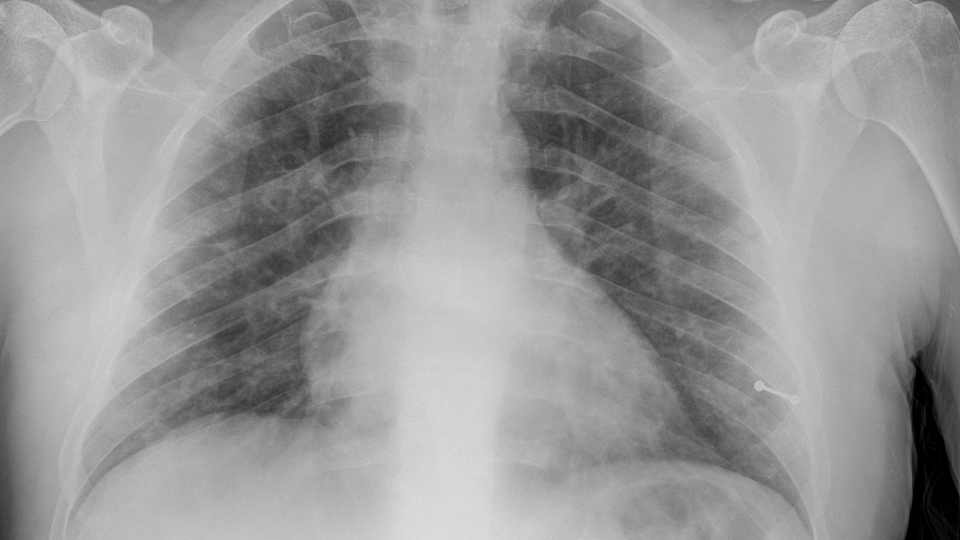
#> input picture MedicalAIPlatform/MedicalAIPlatform/wwwroot/images/stat-chest-xray.png, 1920 x 1080 px (shown at 1/2 size); its folder holds 8 pictures in this run
$ python enhance_stat_images.py
#> lines starting #> are read from the running program, lines starting #| are printed output that depends on the picture
"""Re-export stat card images with sharpening (no dataset downloads)."""
from pathlib import Path

from PIL import Image, ImageEnhance, ImageFilter, ImageOps

ROOT = Path(__file__).resolve().parents[1]
OUT = ROOT / "wwwroot" / "images"
TARGET = (1280, 720)


def enhance(pil: Image.Image) -> Image.Image:
    pil = ImageOps.autocontrast(pil.convert("RGB"), cutoff=1)
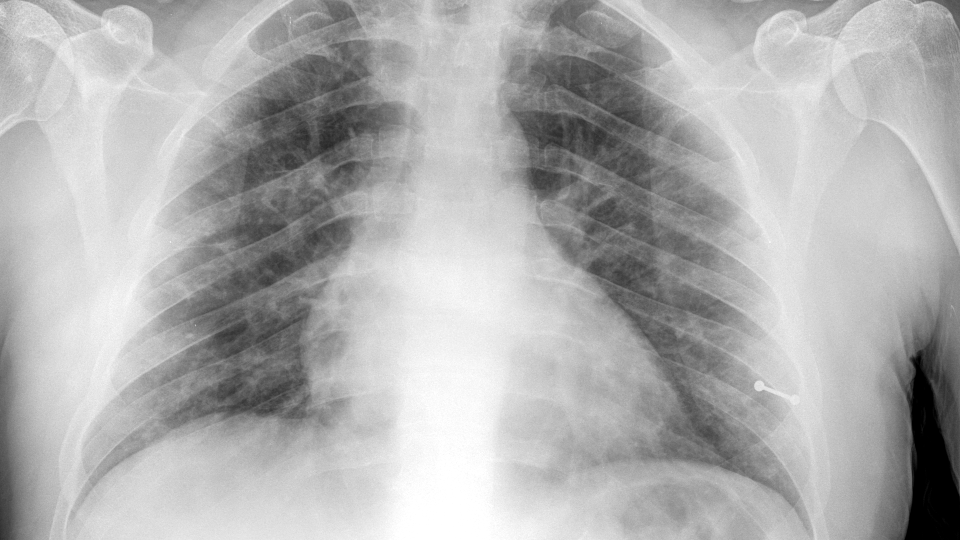
#> pil: PIL image 1920x1080 RGB (shown at 1/2 size); min 0, max 255, mean 174.7
    pil = ImageEnhance.Contrast(pil).enhance(1.16)
    pil = ImageEnhance.Sharpness(pil).enhance(1.45)
    pil = pil.resize(TARGET, Image.Resampling.LANCZOS)
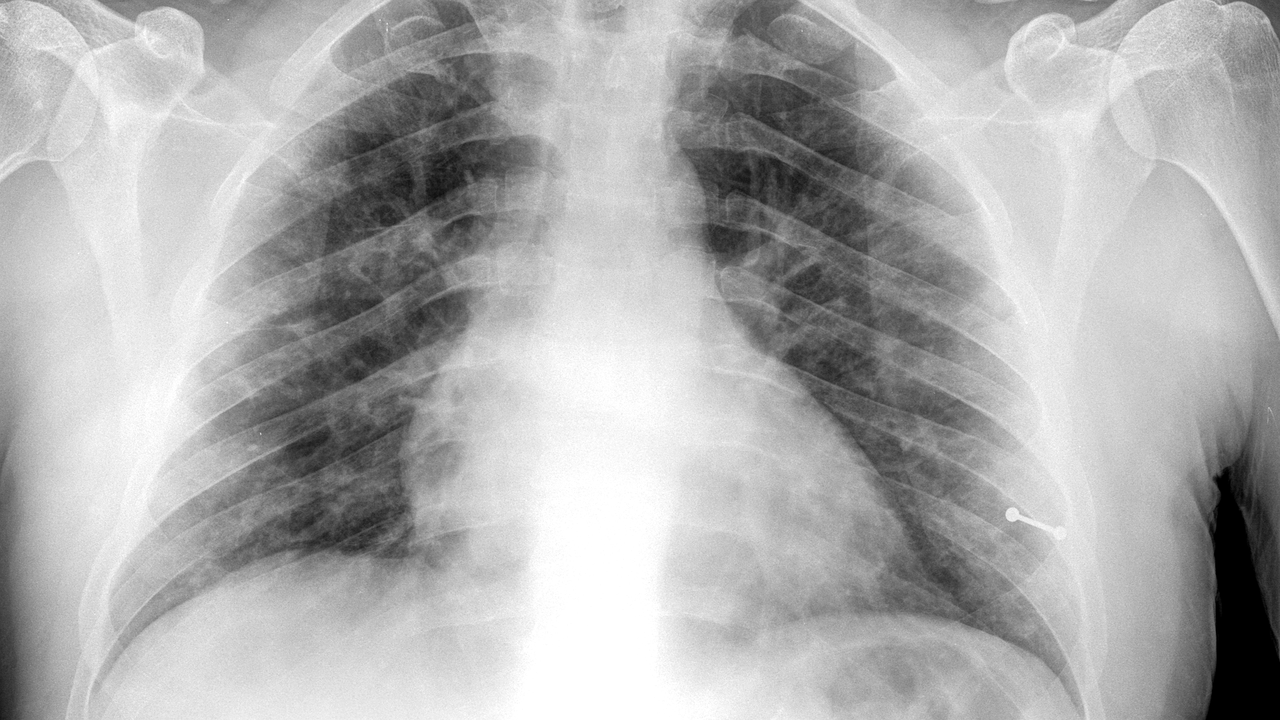
#> pil: PIL image 1280x720 RGB; min 0, max 255, mean 173.8
    return pil.filter(ImageFilter.UnsharpMask(radius=1.0, percent=160, threshold=2))


def save_enhanced(src: Path, dest: Path) -> None:
    img = enhance(Image.open(src))
    img.save(dest, format="PNG", optimize=True)
    print(f"saved {dest.name} {img.size}")
#| saved stat-chest-xray.png (1280, 720)
#> pass 2 of the loop in main, `for src_name, dest_name in mapping.items():`:
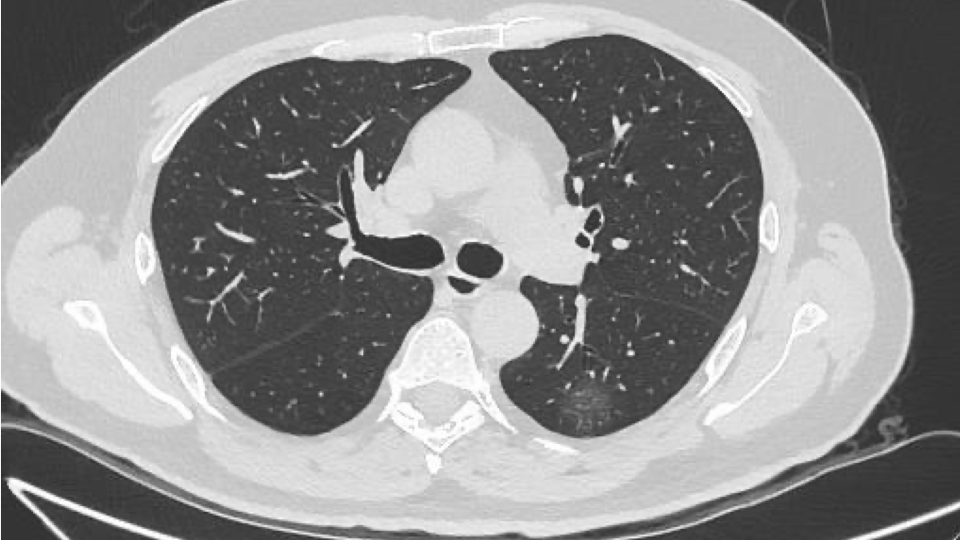
#> input picture MedicalAIPlatform/MedicalAIPlatform/wwwroot/images/stat-chest-ct.png, 1920 x 1080 px (shown at 1/2 size)
#> in enhance (call 2), `pil = ImageOps.autocontrast(pil.convert("RGB"), cutoff=1)`:
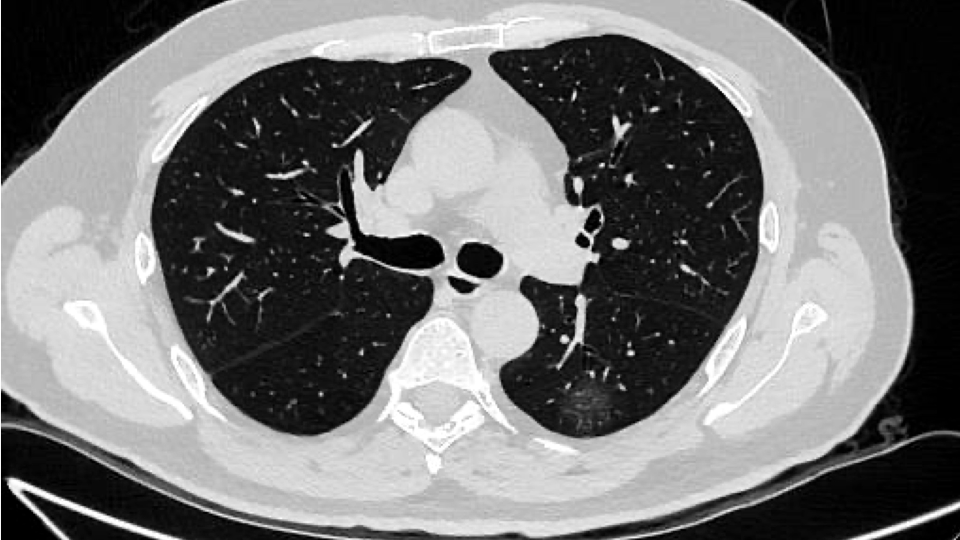
#> pil: PIL image 1920x1080 RGB (shown at 1/2 size); min 0, max 255, mean 116.1
#> in enhance (call 2), `pil = pil.resize(TARGET, Image.Resampling.LANCZOS)`:
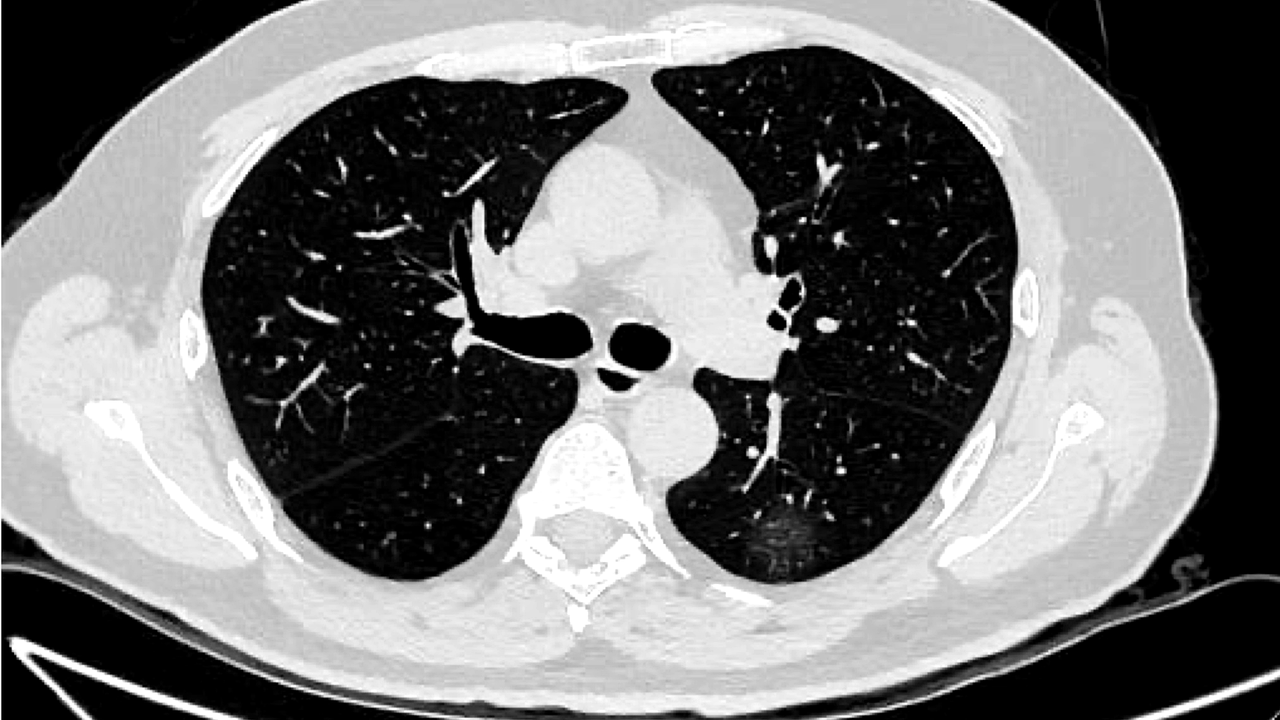
#> pil: PIL image 1280x720 RGB; min 0, max 255, mean 117.3
#| saved stat-chest-ct.png (1280, 720)
#> pass 3 of the loop in main, `for src_name, dest_name in mapping.items():`:
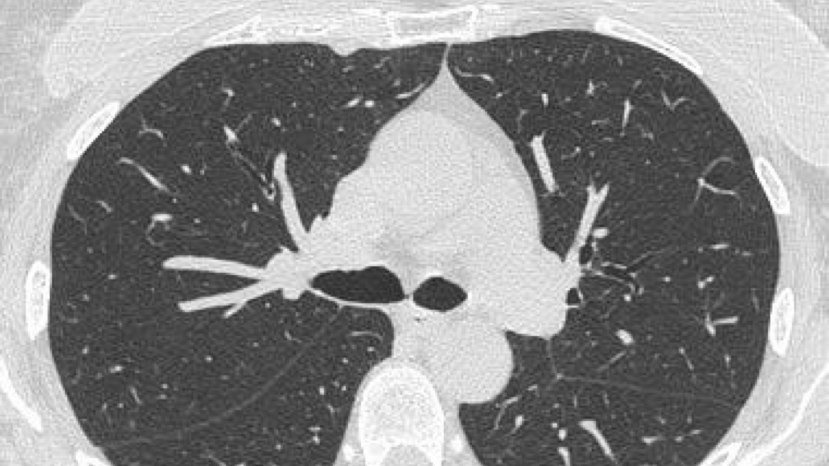
#> input picture MedicalAIPlatform/MedicalAIPlatform/wwwroot/images/stat-lung-ct.png, 1657 x 932 px (shown at 1/2 size)
#> in enhance (call 3), `pil = ImageOps.autocontrast(pil.convert("RGB"), cutoff=1)`:
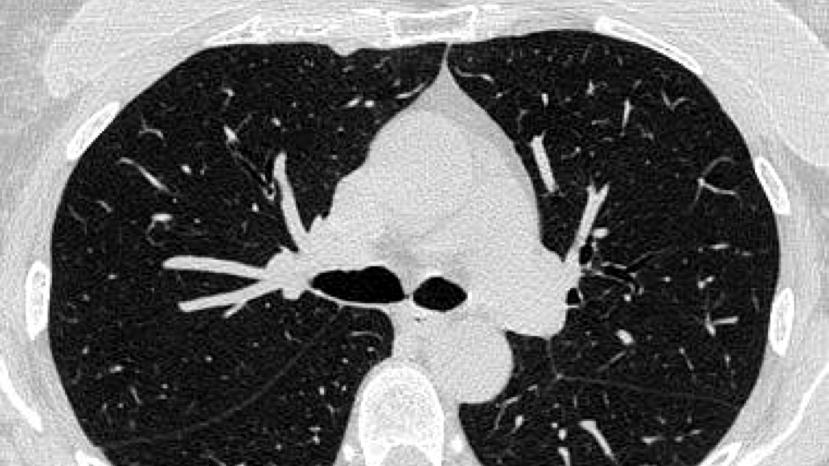
#> pil: PIL image 1657x932 RGB (shown at 1/2 size); min 0, max 255, mean 108.9
#> in enhance (call 3), `pil = pil.resize(TARGET, Image.Resampling.LANCZOS)`:
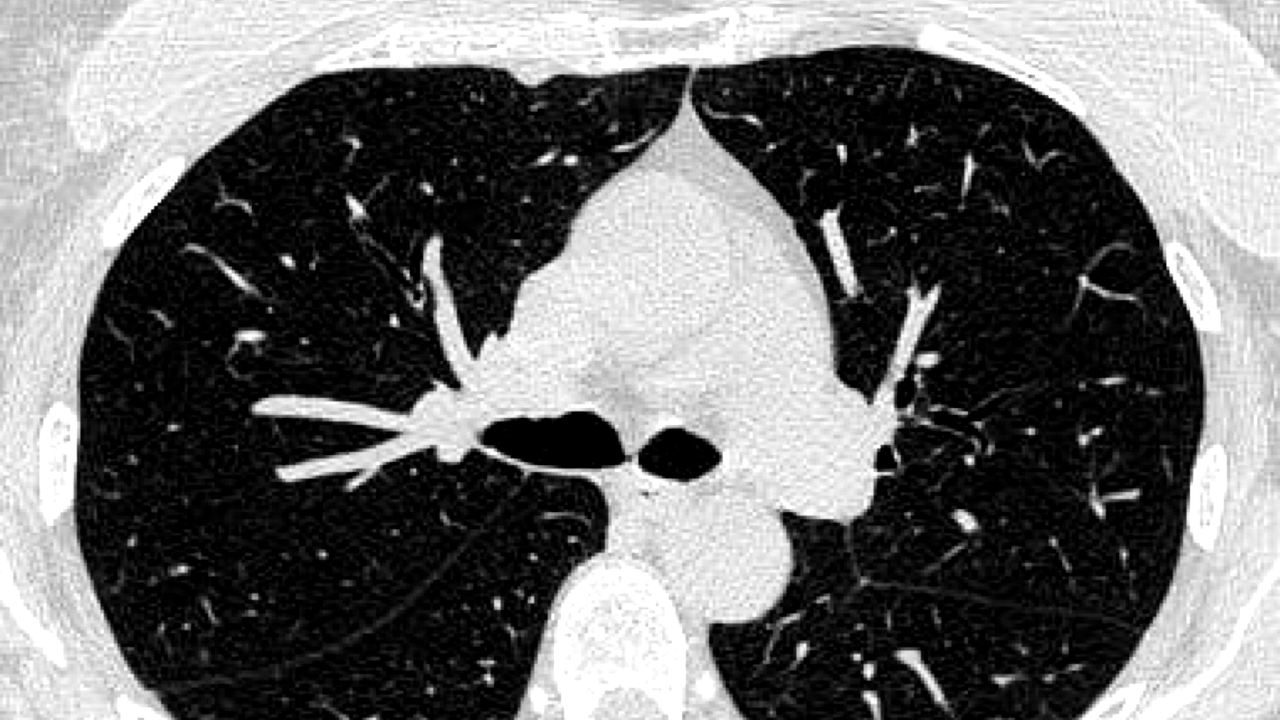
#> pil: PIL image 1280x720 RGB; min 0, max 255, mean 108.6
#| saved stat-lung-ct.png (1280, 720)


def save_workstation(src: Path, dest: Path) -> None:
    im = Image.open(src).convert("RGB")
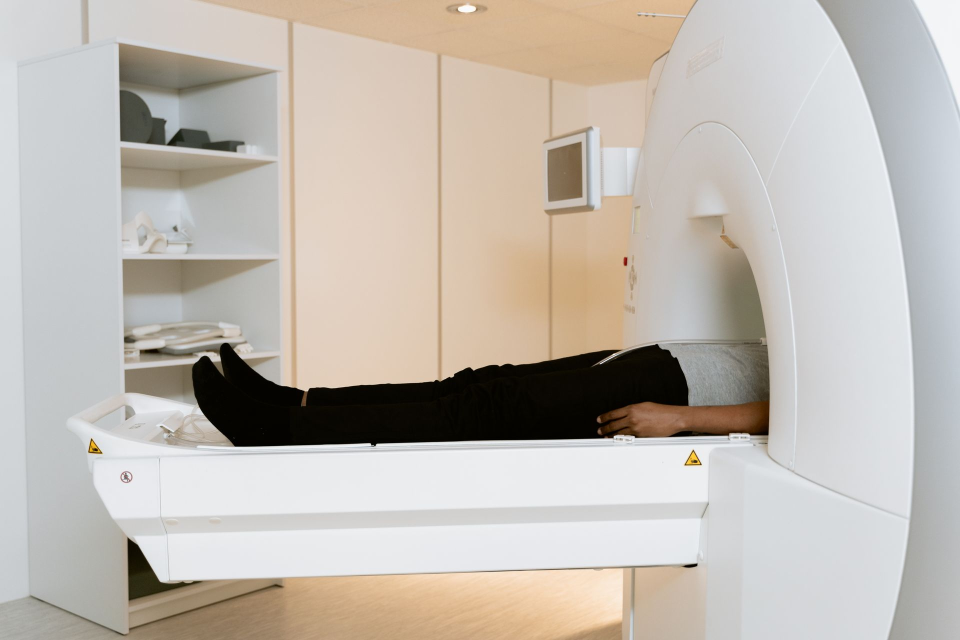
#> input picture MedicalAIPlatform/MedicalAIPlatform/wwwroot/images/stat-workstation-src.jpg, 1920 x 1280 px (shown at 1/2 size)
#> im is the input picture: PIL image 1920x1280 RGB; mean R, G, B 192.5, 185.8, 178
    w, h = im.size
#> w = 1920; h = 1280
    crop = im.crop((int(w * 0.05), int(h * 0.10), int(w * 0.95), int(h * 0.90)))
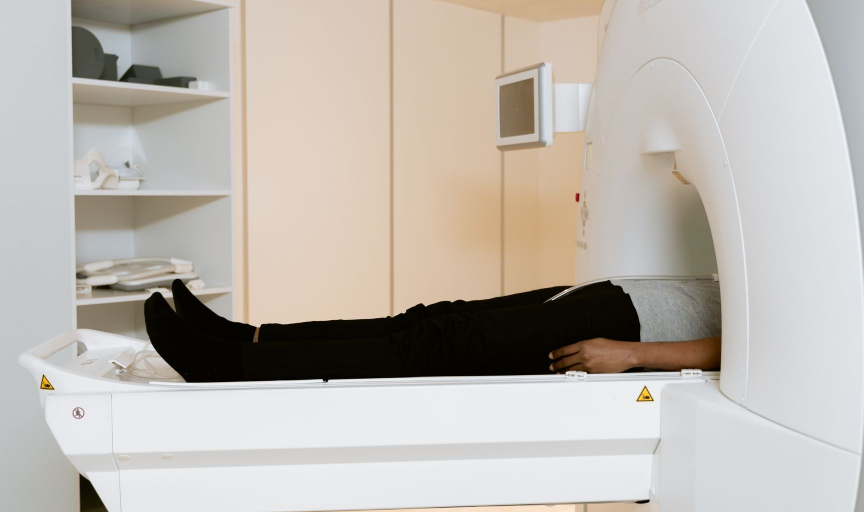
#> crop: PIL image 1728x1024 RGB (shown at 1/2 size); mean R, G, B 189.6, 183.7, 177
    img = enhance(crop)
#> in enhance (call 4), `pil = ImageEnhance.Contrast(pil).enhance(1.16)`:
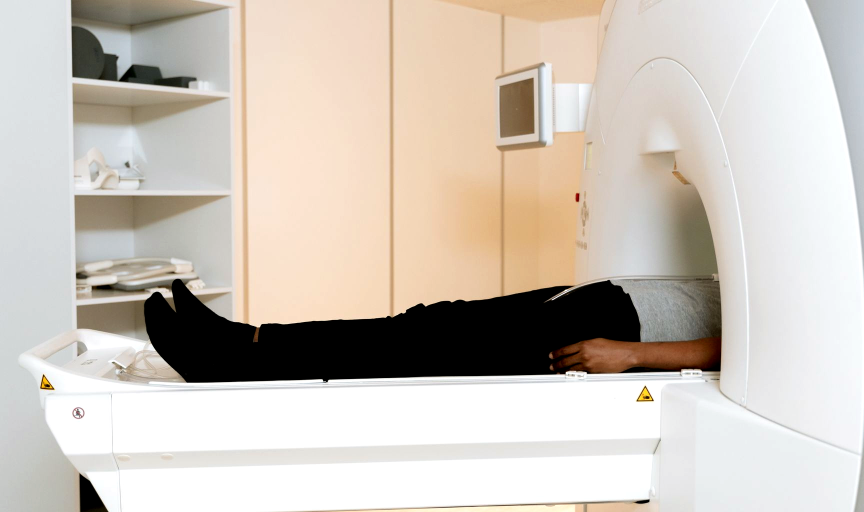
#> pil: PIL image 1728x1024 RGB (shown at 1/2 size); mean R, G, B 205.2, 197.1, 188
#> in enhance (call 4), `pil = pil.resize(TARGET, Image.Resampling.LANCZOS)`:
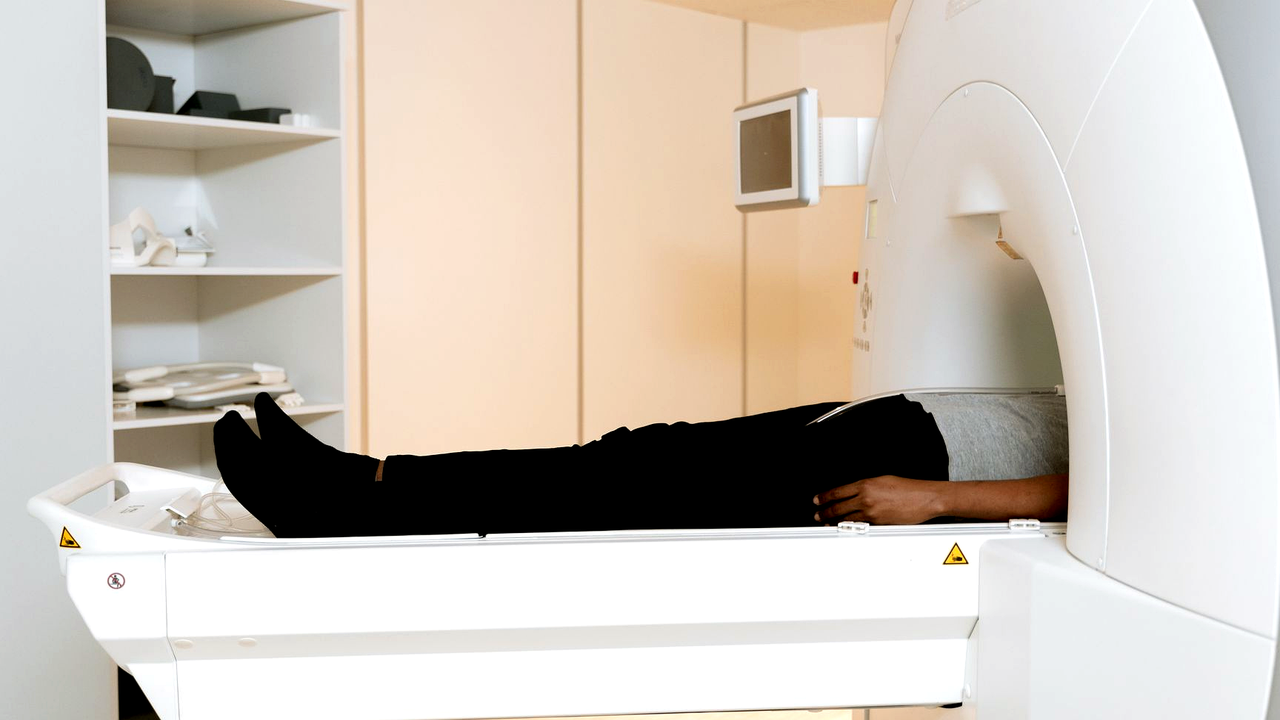
#> pil: PIL image 1280x720 RGB; mean R, G, B 205.1, 197, 187.9
    img.save(dest, format="PNG", optimize=True)
    print(f"saved {dest.name} {img.size}")
#| saved stat-workstation.png (1280, 720)


def main() -> None:
    mapping = {
        "stat-chest-xray.png": "stat-chest-xray.png",
        "stat-chest-ct.png": "stat-chest-ct.png",
        "stat-lung-ct.png": "stat-lung-ct.png",
    }
    for src_name, dest_name in mapping.items():
        src = OUT / src_name
        if src.exists() and src.stat().st_size > 1000:
            save_enhanced(src, OUT / dest_name)

    ws = OUT / "stat-workstation-src.jpg"
    if ws.exists():
        save_workstation(ws, OUT / "stat-workstation.png")

    print("done")


if __name__ == "__main__":
    main()
